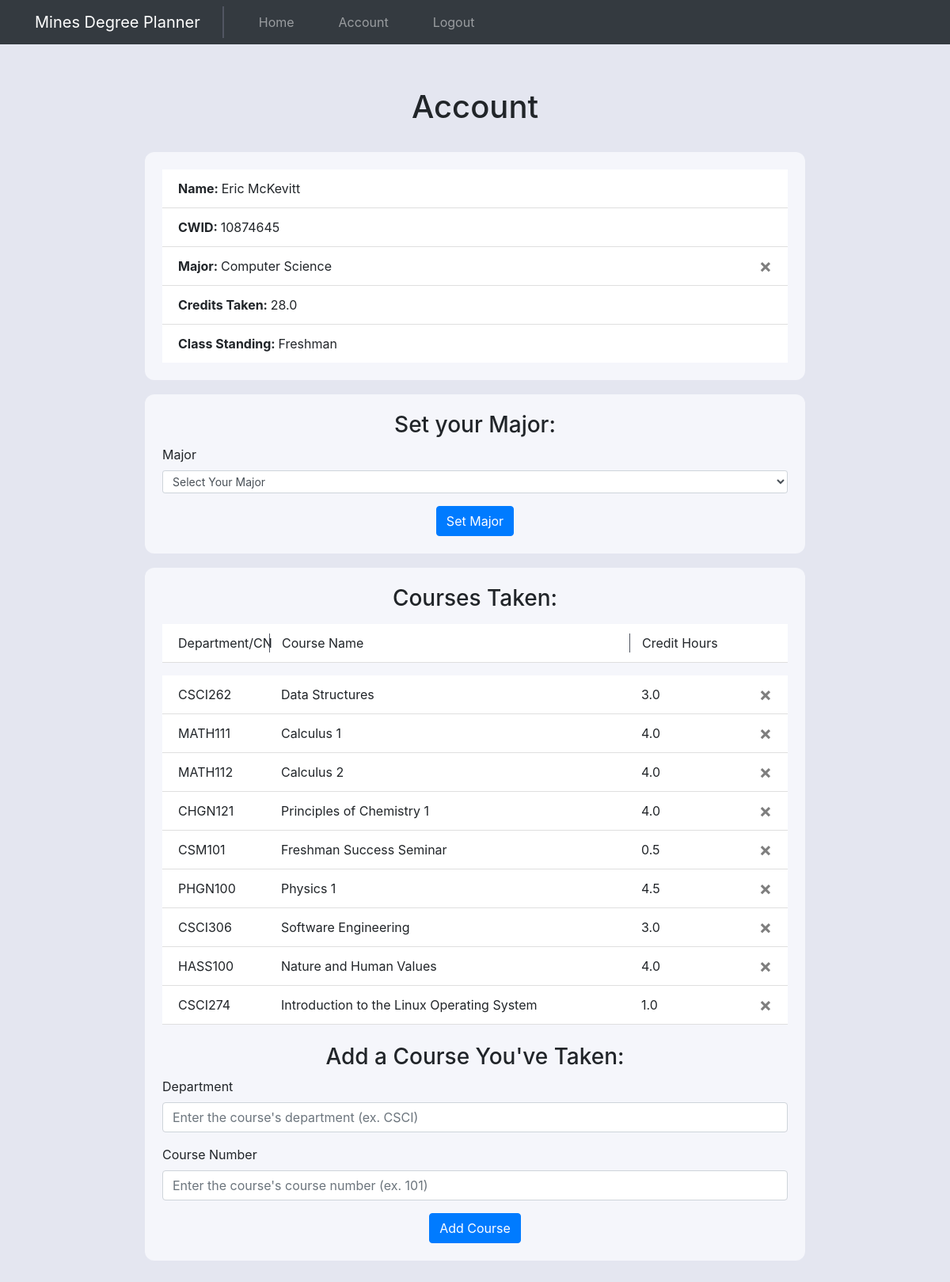
Page /account (signed in) on the committed database.
### website/models.py (models this page shows)
class User(db.Model, UserMixin):
    id = db.Column(db.Integer, primary_key=True)
    cwid = db.Column(db.Integer, unique=True)
    email = db.Column(db.String(150), unique=True)
    password = db.Column(db.String(150))
    first_name = db.Column(db.String(150))
    last_name = db.Column(db.String(150))
    major = db.Column(db.String(150))
    credits_taken = db.Column(db.String(10))
    class_standing = db.Column(db.String(10))
    courses = db.relationship('Course')

class Course(db.Model):
    id = db.Column(db.Integer, primary_key=True)
    department = db.Column(db.String(4))
    course_number = db.Column(db.String(3))
    course_name = db.Column(db.String(500))
    credit_hours = db.Column(db.String(10))
    user_id = db.Column(db.Integer, db.ForeignKey('user.id'))

### website/views.py (the view, shortened to what this page needs)
@views.route('/account', methods=['GET', 'POST'])
@login_required
def account():
    return render_template("account.html", user=current_user)

### website/__init__.py (called while the page is built)
def create_app():
    app = Flask(__name__)
    app.config['SECRET_KEY'] = 'josiefnapwpawoj'
    app.config['SQLALCHEMY_DATABASE_URI'] = f'sqlite:///{DB_NAME}'
    db.init_app(app)
    from .views import views
    from .auth import auth
    app.register_blueprint(views, url_prefix="/")
    app.register_blueprint(auth, url_prefix="/")
    from .models import User, Course
    create_database(app)
    login_manager = LoginManager()
    login_manager.login_view = 'auth.login'
    login_manager.init_app(app)
    @login_manager.user_loader
    def load_user(id):
        return User.query.get(int(id))
    return app

### website/templates/account.html (shortened to what this page needs)
{% extends "base.html" %} {% block title %}Account{% endblock %} {% block
content%}
<h1 style="text-align: center; padding: 25px 0px">Account</h1>
<section class="account-table">
    <ul class="list-group list-group-flush" id="notes">
        <li class="list-group-item">
            <strong>Name: </strong>{{user.first_name + " " + user.last_name}}
        </li>
        <li class="list-group-item"><strong>CWID: </strong>{{ user.cwid }}</li>
        <li class="list-group-item">
            <strong>Major: </strong>{{ user.major }}
            {% if user.major != 'None' %}
            <button type="button" class="close" onClick="deleteMajor()">
                <span aria-hidden="true">&times;</span>
            </button>
            {% endif %}
        </li>
        <li class="list-group-item">
            <strong>Credits Taken: </strong>{{ user.credits_taken }}
        </li>
        <li class="list-group-item">
            <strong>Class Standing: </strong>{{ user.class_standing }}
        </li>
    </ul>
</section>
<section class="account-major-form-section">
    <form method="POST">
        <h3 align="center">Set your Major:</h3>
        <div class="form-group set-major-form">
            <label for="department">Major</label>
            <select
                name="major"
                id="major"
                class="form-control form-control-sm"
                aria-label=".form-select-sm example"
                size="1"
            >
                <option selected value="None">Select Your Major</option>
            </select>
        </div>
        <div align="center">
            <button type="submit" class="btn btn-primary">Set Major</button>
        </div>
    </form>
</section>
<section class="courses-section">
    {% if user.courses %}
    <h3 align="center">Courses Taken:</h3>
    <ul
        class="list-group list-group-flush courses-taken-list"
        id="notes_titles"
    >
        <li class="list-group-item courses-taken-column-names">
            <div class="row">
                <div class="col-sm-2">Department/CN</div>
                <div class="col-md-7">Course Name</div>
                <div class="col-sm-2">Credit Hours</div>
                <div class="col-sm-1"></div>
            </div>
        </li>
    </ul>
    {% endif %}
    <ul class="list-group list-group-flush courses-taken-list" id="notes">
        {% for course in user.courses %}
        <li class="list-group-item">
            <div class="row">
                <div class="col-sm-2">
                    {{course.department}}{{course.course_number}}
                </div>
                <div class="col-md-7">{{course.course_name}}</div>
                <div class="col-sm-2">{{course.credit_hours}}</div>
                <div class="col-sm-1">
                    <button
                        type="button"
                        class="close"
                        onClick="deleteCourse({{ course.id }})"
                    >
                        <span aria-hidden="true">&times;</span>
                    </button>
                </div>
            </div>
        </li>
        {% endfor %}
    </ul>
    <br />
    <form method="POST">
        <h3 align="center">Add a Course You've Taken:</h3>
        <div class="form-group">
            <label for="department">Department</label>
            <input
                type="text"
                class="form-control"
                id="department"
                name="department"
                placeholder="Enter the course's department (ex. CSCI)"
            />
        </div>
        <div class="form-group">
            <label for="course_number">Course Number</label>
            <input
                type="text"
                class="form-control"
                id="course_number"
                name="course_number"
                placeholder="Enter the course's course number (ex. 101)"
            />
        </div>
        <div align="center">
            <button type="submit" class="btn btn-primary">Add Course</button>
        </div>
    </form>
</section>
{% endblock %}

### website/templates/base.html (shortened to what this page needs)
<!DOCTYPE html>
<html lang="en">
    <head>
        <link
            rel="stylesheet"
            href="https://stackpath.bootstrapcdn.com/bootstrap/4.4.1/css/bootstrap.min.css"
        />
        <link
            rel="stylesheet"
            href="https://stackpath.bootstrapcdn.com/font-awesome/4.7.0/css/font-awesome.min.css"
        />
        <link rel="stylesheet" href="../static/style.css" />
    </head>
    <body>
        <nav class="navbar navbar-expand-lg navbar-dark bg-dark">
            <a
                class="navbar-brand nav-item-padding navbar-title"
                href="/"
                id="nav-title"
                >Mines Degree Planner</a
            >
            <div class="collapse navbar-collapse" id="navbar">
                <div class="navbar-nav">
                    {% if user.is_authenticated %}
                    <a
                        href="/"
                        class="nav-item nav-link nav-item-padding"
                        id="home"
                        >Home</a
                    >
                    <a
                        href="/account"
                        class="nav-item nav-link nav-item-padding"
                        id="account"
                        >Account</a
                    >
                    <a
                        href="/logout"
                        class="nav-item nav-link nav-item-padding"
                        id="logout"
                        >Logout</a
                    >
                    {% endif %}
                </div>
            </div>
        </nav>
        <div class="container-sm" id="main-container">
            {% block content %} {% endblock %}
        </div>
    </body>
</html>

### website/static/style.css (style rules this page uses)
:root { --very-light-blue: #f5f6fb; --darker-color: #e4e6f0; }
body { background-color: var(--darker-color); }
.navbar-title { border-right: #515662 0px solid; transition-duration: 300ms !important; }
.nav-item-padding { padding-left: 28px !important; padding-right: 28px !important; }
body { display: flex; flex-direction: column; }
#main-container { padding-top: 30px; margin: auto !important ; align-self: center; justify-self: center; }
.account-major-form-section { padding: 22px; border-radius: 12px; background-color: var(--very-light-blue); margin-bottom: 18px; }
.courses-section { padding: 22px; border-radius: 12px; background-color: var(--very-light-blue); }
.account-table { padding: 22px; border-radius: 12px; background-color: var(--very-light-blue); margin-bottom: 18px; }
.courses-taken-list { margin-top: 16px; }
.courses-taken-column-names .row :not(:last-child) { border-left: 1px solid #515662; }
.courses-taken-column-names .row :first-child { border-left: none; }
@media screen and (min-width: 576px) { #main-container { width: 72%; } }
@media screen and (min-width: 992px) { .navbar-title { border-right: #515662 2px solid; transition-duration: 300ms !important; } }

### rows in the picture
User: first_name+last_name "Eric McKevitt", cwid "10874645", major "Computer Science", credits_taken "28.0", class_standing "Freshman"
Course: department "CSCI", course_number "262", course_name "Data Structures", credit_hours "3.0"
Course: department "MATH", course_number "111", course_name "Calculus 1", credit_hours "4.0"
Course: department "MATH", course_number "112", course_name "Calculus 2", credit_hours "4.0"
Course: department "CHGN", course_number "121", course_name "Principles of Chemistry 1", credit_hours "4.0"
Course: department "CSM", course_number "101", course_name "Freshman Success Seminar", credit_hours "0.5"
Course: department "PHGN", course_number "100", course_name "Physics 1", credit_hours "4.5"
Course: department "CSCI", course_number "306", course_name "Software Engineering", credit_hours "3.0"
Course: department "HASS", course_number "100", course_name "Nature and Human Values", credit_hours "4.0"
Course: department "CSCI", course_number "274", course_name "Introduction to the Linux Operating System", credit_hours "1.0"
